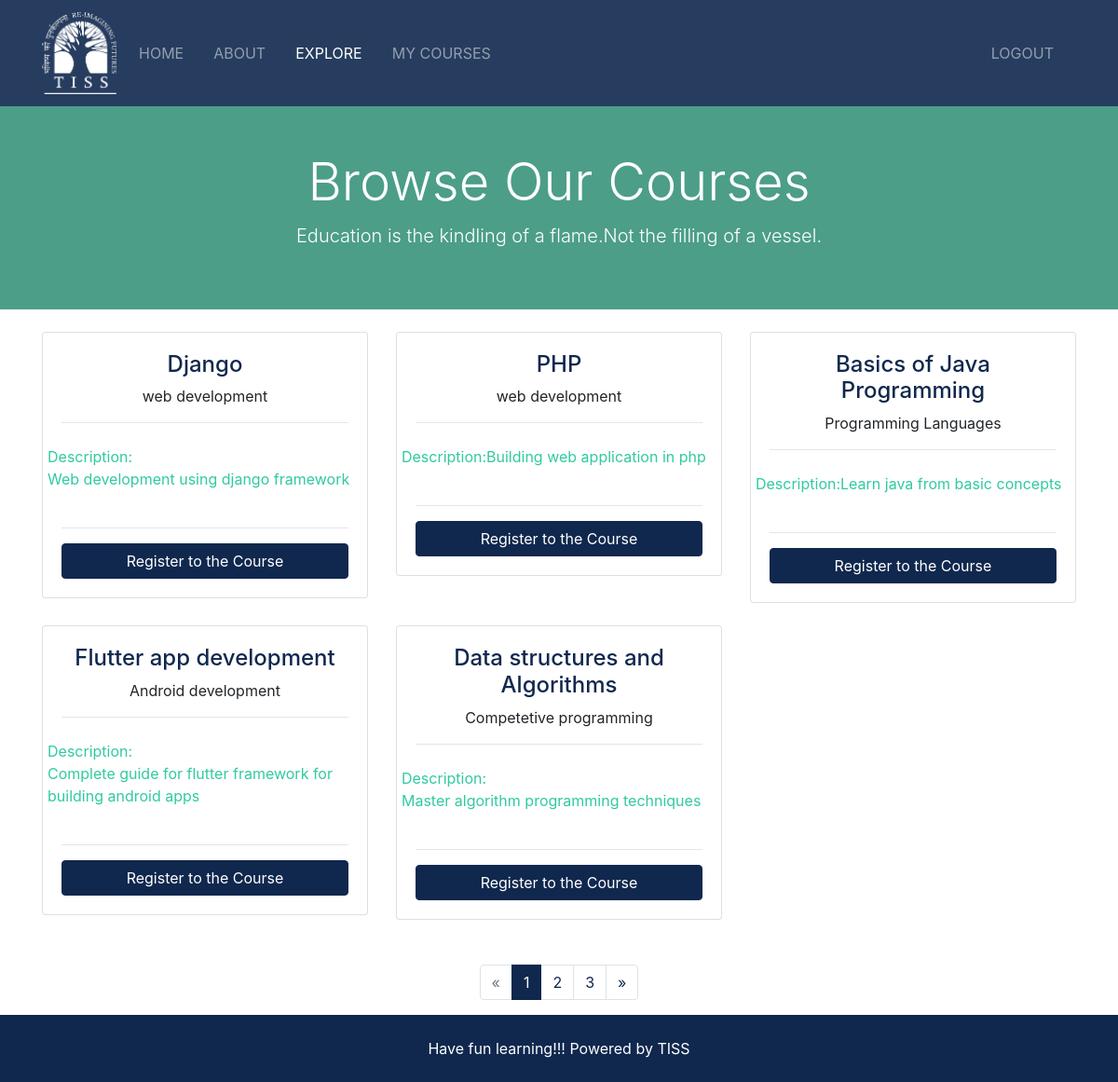
The app's page /tiss_UI/dashboard.php with its own data.
### tables this page shows
CREATE TABLE `course` (
  `id` int(11) NOT NULL,
  `coursename` varchar(50) NOT NULL,
  `category` varchar(50) NOT NULL,
  `description` varchar(100) NOT NULL
);

### tiss_UI/dashboard.php (the view, shortened to what this page needs)
<!DOCTYPE html>
<html lang="en">
<head>
  <link rel="stylesheet" href="assets/css/all.css">
  <link rel="stylesheet" href="assets/css/bootstrap.css">
  <link rel="stylesheet" href="assets/css/style.css">
</head>
<body>
  <nav class="navbar navbar-expand-lg navbar-dark bg-primary sticky-top">
    <div class="container">
      <a class="navbar-brand" href="index.html">
        <img src="assets/img/logo1.png" class="logo" alt="">
      </a>
      <div class="collapse navbar-collapse" id="navbarNavAltMarkup">
        <ul class="navbar-nav">
          <li class="nav-item  mr-3">
            <a class="nav-link" href="index.html">Home</a>
          </li>
          <li class="nav-item mr-3">
            <a class="nav-link" href="about.html">About</a>
          </li>
          <li class="nav-item active  mr-3">
            <a class="nav-link" href="dashboard.html">Explore</a>
          </li>
          <li class="nav-item  mr-3">
            <a class="nav-link" href="mycourses.html">My courses</a>
          </li>
        </ul>
        <ul class="navbar-nav ml-auto">
          <li class="nav-item mr-3">
            <a class="nav-link" href="login.html">
              <i class="fas fa-user-plus-alt"></i> Logout</a>
          </li>
        </ul>
      </div>
    </div>
  </nav>
  <section id="showcase-inner" class="py-5 text-white">
    <div class="container">
      <div class="row text-center">
        <div class="col-md-12">
          <h1 class="display-4">Browse Our Courses</h1>
          <p class="lead">Education is the kindling of a flame.Not the filling of a vessel.</p>
        </div>
      </div>
    </div>
  </section>
  <section id="listings" class="py-4">
    <div class="container">
        <div class="row">
            <?php
            $conn = mysqli_connect('localhost', 'root','','tiss');
            $sql = "SELECT * FROM course";
            $result = mysqli_query($conn, $sql);
?>
             <?php if ($result->num_rows > 0) :?>
                           <?php while($row = mysqli_fetch_assoc($result)) :?>
            <div class="col-md-6 col-lg-4 mb-4">
                <div class="card listing-preview">
                    <div class="card-img-overlay">
                    </div>
                    <div class="card-body">
                        <div class="listing-heading text-center">
                            <h4 class="text-primary"><?php echo $row["coursename"] ?></h4>
                            <p><i class="fas  text-secondary"></i><?php echo $row["category"]?></p>
                        </div>
                        <hr>
                        <div class="row py-2 text-secondary">
                            <i class="fas"></i> Description: <p><?php echo $row["description"]?></p>
                        </div>
                        <hr>
                        <a href="listing.html" class="btn btn-primary btn-block">Register to the Course</a>
                    </div>
                </div>
            </div>
<?php endwhile;?>
                            <?php else:?>
                            echo "0 results";
                           <?php endif;?>
</section>
        <section>
      <div class="row ">
        <div class="col-md-12  ">
          <ul class="pagination justify-content-center ">
            <li class="page-item disabled">
              <a class="page-link" href="#">&laquo;</a>
            </li>
            <li class="page-item active">
              <a class="page-link" href="#">1</a>
            </li>
            <li class="page-item">
              <a class="page-link" href="#">2</a>
            </li>
            <li class="page-item">
              <a class="page-link" href="#">3</a>
            </li>
            <li class="page-item">
              <a class="page-link" href="#">&raquo;</a>
            </li>
          </ul>
        </div>
      </div>
  </section>
  <footer id="main-footer" class="py-4 bg-primary text-white text-center">
    Have fun learning!!! Powered by TISS
  </footer>
</body>
</html>

### tiss_UI/assets/CSS/style.css (style rules this page uses)
img { width: 100%; }
.logo { width: 80px; }
.navbar { opacity: 0.9; text-transform: uppercase; }
#showcase-inner { background: url(../img/building.jpg) no-repeat top center fixed/cover; position: relative; overflow: hidden; min-height: 200px; }
#showcase-inner::before { content: ''; position: absolute; top: 0; left: 0; min-height: 100%; width: 100%; background: rgba(32, 134, 107, 0.8); }
.listing-preview a { position: relative; }

### records on screen
course: coursename "Django", category "web development", description "Web development using django framework"
course: coursename "PHP", category "web development", description "Building web application in php"
course: coursename "Basics of Java Programming", category "Programming Languages", description "Learn java from basic concepts"
course: coursename "Flutter app development", category "Android development", description "Complete guide for flutter framework for building android apps"
course: coursename "Data structures and Algorithms", category "Competetive programming", description "Master algorithm programming techniques"
